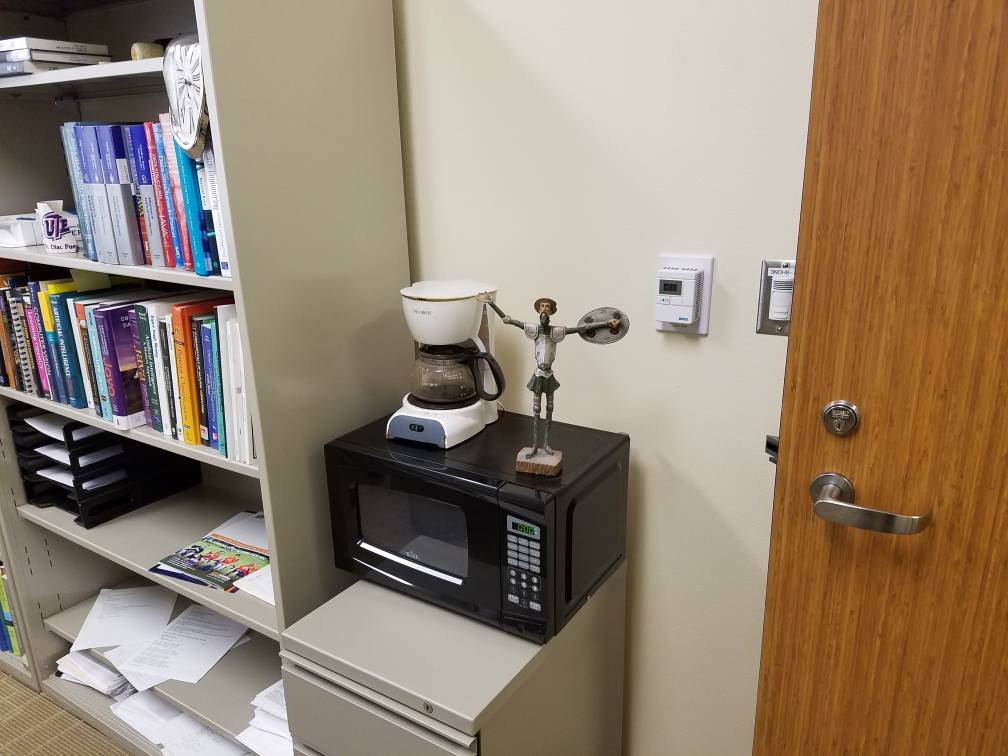
#> input picture Lab2_Detection/quijote2.jpg, 4032 x 3024 px (shown at 1/4 size)
$ python display_patch.py
#> lines starting #> are read from the running program, lines starting #| are printed output that depends on the picture
# -*- coding: utf-8 -*-
"""
Created on Wed Oct 26 05:14:50 2016

@author: xeroj
"""
from PIL import Image
from pylab import *
import numpy as np
from os import sys
# --== Display results ==--
image = Image.open("quijote2.jpg")
#> image is the input picture: PIL image 4032x3024 RGB; mean R, G, B 147.1, 130.2, 111.3
best_match = (1407, 1721)
region_height = 488
region_width = 756
fig = figure(2)
imshow(image)
splot = fig.add_subplot(111)
import matplotlib.patches as patches
rect = patches.Rectangle(((best_match[0]/1.0)+region_width, # x
                          (best_match[1]/1.0)-region_height), # y
                         region_height,
                         region_width,
                         linewidth=1,edgecolor='r',facecolor='none')
splot.add_patch(rect)
show()
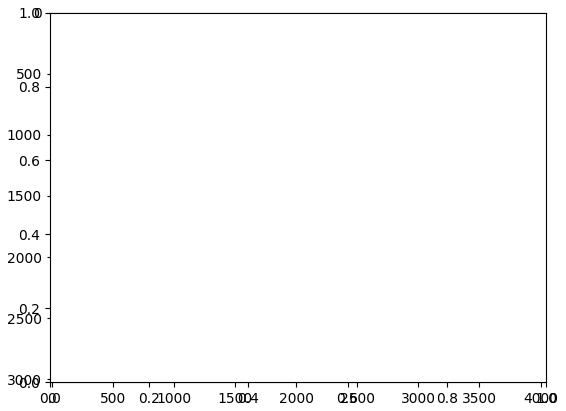
#> figure drawn by matplotlib, 2 panels

# quijote2
# 2731, 4983
# scale 1.6
